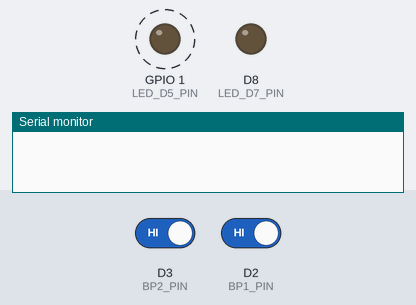
The sketch below on a simulated ESP8266 (NodeMCU). On the bench: output pins drawn as LEDs (lit = HIGH), the last lines printed to the serial monitor. Dashed ring = blinking. Inputs (shaded band) come from the test bench; at power-on: D3 (BP2_PIN) HIGH, D2 (BP1_PIN) HIGH.

Above: at 1.2 s.
1.3 s: D3 (BP2_PIN) driven LOW
At 2.8 s:
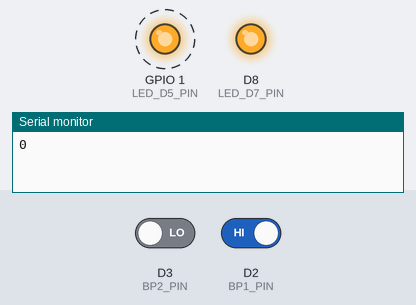
4.3 s: D3 (BP2_PIN) driven HIGH
At 6.8 s:
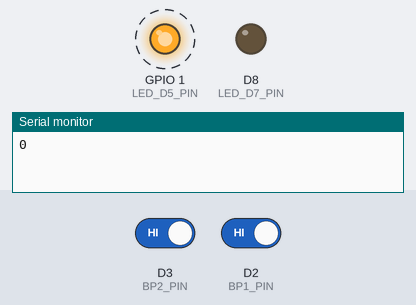
7.3 s: D2 (BP1_PIN) driven LOW
At 9.7 s:
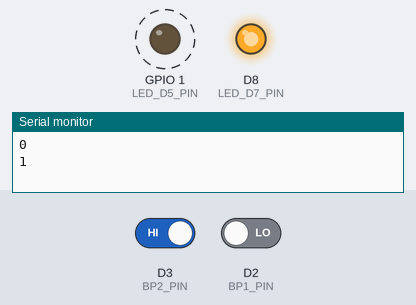
Timing chart, 0 to 16.3 s (numbered marks = the images above; inputs shaded):
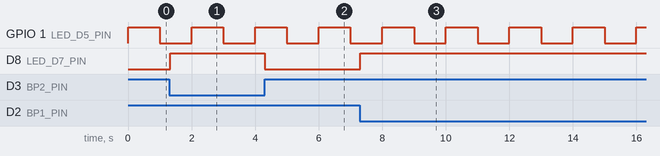

The sketch:

Prog10.ino
```cpp
// TP1 - PROG9

#define LED_D5_PIN D10
#define LED_D7_PIN D8
#define T_LED_D5 2000
#define BP1_PIN D2
#define BP2_PIN D3
#define T_BP 30 // 30ms

#define STATE_0 0
#define STATE_11 11
#define STATE_12 12
#define STATE_21 21
#define STATE_22 22

unsigned long time;
long previousTime;
int bp1, bp2, counter;

byte currentState;

void setup() {
  pinMode(LED_D5_PIN, OUTPUT);
  pinMode(LED_D7_PIN, OUTPUT);
  pinMode(BP1_PIN, INPUT);
  pinMode(BP2_PIN, INPUT);
  previousTime = -T_BP;
  counter = 0;
  currentState = STATE_0;
  Serial.begin(9600);
}

void loop() {
  time = millis();

  // Acquisition boutons ssi dt >= T_BP
  if(time - previousTime >= T_BP) {
    bp1 = digitalRead(BP1_PIN);
    bp2 = digitalRead(BP2_PIN);
    if(bp1 == 0 && currentState == STATE_0) currentState = STATE_11;
    else if(currentState == STATE_11) currentState = STATE_12;
    else if(bp2 == 0 && currentState == STATE_0) currentState = STATE_21;
    else if(currentState == STATE_21) currentState = STATE_22;
    else if(bp1 == 1 && currentState == STATE_12) currentState = STATE_0;
    else if(bp2 == 1 && currentState == STATE_22) currentState = STATE_0;
    if(currentState == STATE_0) {
      digitalWrite(LED_D7_PIN, LOW);
    }
    if(currentState == STATE_11) {
      counter++;
      if(counter > 10) counter = 10;
      digitalWrite(LED_D7_PIN, HIGH);
      Serial.println(counter);
    }
    if(currentState == STATE_21) {
      counter--;
      if(counter < 0) counter = 0;
      digitalWrite(LED_D7_PIN, HIGH);
      Serial.println(counter);
    }
     previousTime = time;
   }

  // Led de vie
  blinkLed(LED_D5_PIN, T_LED_D5);
}

void blinkLed(byte ledPin, unsigned int tLed) {
  static unsigned int compute;
  compute = time % tLed; // Reste de la division entière
  if(compute < tLed/2) digitalWrite(ledPin, HIGH);
  else digitalWrite(ledPin, LOW);
}
```

Measured:
- after the input at 1.3 s, D8 (LED_D7_PIN): LOW → HIGH at once
- after the input at 4.3 s, D8 (LED_D7_PIN): HIGH → LOW at once
- after the input at 7.3 s, D8 (LED_D7_PIN): LOW → HIGH at once
- by itself, GPIO 1 (LED_D5_PIN): alternates HIGH for 1.0 s and LOW for 1.0 s
